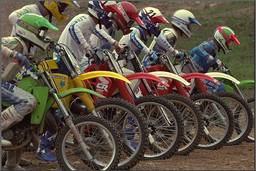
#> input picture hw3/source/01_kodim05.png, 256 x 171 px, shrunk from 768 x 512 before the run, found by its file name; its folder holds 3 pictures in this run
$ python 'color transfer-to-result.py'
#> lines starting #> are read from the running program, lines starting #| are printed output that depends on the picture; pictures that were not available may be replaced by others from this repository, and a replacement may not be noted
from re import X
import cv2
import numpy as np
import csv
print("hi")


def sol(source,target,textnum):
#> called with source = '_kodim05', target = '_kodim06', textnum = '01'
    print(source,target)
    sortar=[source,target]
    source_img = cv2.imread(".\\source\\"+textnum+source+".png")
#> source_img is the input picture: shape (171, 256, 3); mean B, G, R 67.6, 81, 91.5
    print(len(source_img))
#| 171
    print(len(source_img[0]))
#| 256
    #question1
    sr_channel=[]
    sb_channel=[]
    sg_channel=[]
    for i in range(len(source_img)):
        for j in range(len(source_img[0])):
            sb_channel.append(source_img[i][j][0])
            sg_channel.append(source_img[i][j][1])
            sr_channel.append(source_img[i][j][2])
#> after the loop, sb_channel = 43776 items; sg_channel = 43776 items; sr_channel = 43776 items

    sbmean=np.around(np.mean(sb_channel),2)
#> sbmean = 67.56
    sgmean=np.around(np.mean(sg_channel),2)
#> sgmean = 81.02
    srmean=np.around(np.mean(sr_channel),2)
#> srmean = 91.52
    sbstd=np.around(np.std(sb_channel),2)
#> sbstd = 41.25
    sgstd=np.around(np.std(sg_channel),2)
#> sgstd = 47.92
    srstd=np.around(np.std(sr_channel),2)
#> srstd = 45.64
    print(sbmean,sgmean,srmean,sbstd,sgstd,srstd)
#| 67.56 81.02 91.52 41.25 47.92 45.64
    #source finish

    #target
    target_img = cv2.imread(".\\target\\"+textnum+target+".png")
    print(len(target_img))
#| 171
    print(len(target_img[0]))
#| 256
    tr_channel=[]
    tb_channel=[]
    tg_channel=[]
    for i in range(len(target_img)):
        for j in range(len(target_img[0])):
            tb_channel.append(target_img[i][j][0])
            tg_channel.append(target_img[i][j][1])
            tr_channel.append(target_img[i][j][2])
#> after the loop, tb_channel = 43776 items; tg_channel = 43776 items; tr_channel = 43776 items

    tbmean=np.around(np.mean(tb_channel),2)
#> tbmean = 67.56
    tgmean=np.around(np.mean(tg_channel),2)
#> tgmean = 81.02
    trmean=np.around(np.mean(tr_channel),2)
#> trmean = 91.52
    tbstd=np.around(np.std(tb_channel),2)
#> tbstd = 41.25
    tgstd=np.around(np.std(tg_channel),2)
#> tgstd = 47.92
    trstd=np.around(np.std(tr_channel),2)
#> trstd = 45.64
    print(tbmean,tgmean,trmean,tbstd,tgstd,trstd)
#| 67.56 81.02 91.52 41.25 47.92 45.64
    f = open(".\\sideinfodeci\\"+textnum+source+target+".txt", 'w')
    f.write(str(srmean)+"\n")
    f.write(str(sgmean)+"\n")
    f.write(str(sbmean)+"\n")
    f.write(str(srstd)+"\n")
    f.write(str(sgstd)+"\n")
    f.write(str(sbstd)+"\n")
    f.write(str(trmean)+"\n")
    f.write(str(tgmean)+"\n")
    f.write(str(tbmean)+"\n")
    f.write(str(trstd)+"\n")
    f.write(str(tgstd)+"\n")
    f.write(str(tbstd)+"\n")
    f.close

    #step two
    result=[]
    for i in range(len(source_img)):
        result.append([])
        for j in range(len(source_img[0])):
            result[i].append([])
            result[i][j].append(((tbstd/sbstd)*(source_img[i][j][0]-sbmean))+tbmean)
            result[i][j].append(((tgstd/sgstd)*(source_img[i][j][1]-sgmean))+tgmean)
            result[i][j].append(((trstd/srstd)*(source_img[i][j][2]-srmean))+trmean)
#> after the loop, result = 171 items

    #print(len(result))
    for i in range(len(result)):
        for j in range(len(result[0])):
            result[i][j][0]=np.around(result[i][j][0])
            if result[i][j][0]>255:
                result[i][j][0]=255
            elif result[i][j][0]<0:
                result[i][j][0]=0
                #print("blue error")
            result[i][j][1]=np.around(result[i][j][1])
            if result[i][j][1]>255:
                result[i][j][1]=255
            elif result[i][j][1]<0:
                result[i][j][1]=0
                #print("green error")
            result[i][j][2]=np.around(result[i][j][2])
            if result[i][j][2]>255:
                result[i][j][2]=255
            elif result[i][j][2]<0:
                result[i][j][2]=0
                #print("red error")
    result_img=np.array(result)
    cv2.imwrite(".\\coltra\\"+textnum+source+target+".png",result_img)
    print(len(result_img))
#| 171
    print(len(result_img[0]))
#| 256
    rr_channel=[]
    rb_channel=[]
    rg_channel=[]
    for i in range(len(result_img)):
        for j in range(len(result_img[0])):
            rb_channel.append(result_img[i][j][0])
            rg_channel.append(result_img[i][j][1])
            rr_channel.append(result_img[i][j][2])
#> after the loop, rb_channel = 43776 items; rg_channel = 43776 items; rr_channel = 43776 items

    rbmean=np.around(np.mean(rb_channel),2)
#> rbmean = 67.56
    rgmean=np.around(np.mean(rg_channel),2)
#> rgmean = 81.02
    rrmean=np.around(np.mean(rr_channel),2)
#> rrmean = 91.52
    rbstd=np.around(np.std(rb_channel),2)
#> rbstd = 41.25
    rgstd=np.around(np.std(rg_channel),2)
#> rgstd = 47.92
    rrstd=np.around(np.std(rr_channel),2)
#> rrstd = 45.64
    print(rbmean,rgmean,rrmean,rbstd,rgstd,rrstd)
#| 67.56 81.02 91.52 41.25 47.92 45.64


    #step3 print mean&standard
    """with open(textnum+source+"-mean-std.csv",'w',newline='',encoding='utf-8_sig') as csvfile:
        writer = csv.writer(csvfile)
        writer.writerow([srmean, sgmean, sbmean])
        writer.writerow([srstd, sgstd,sbstd])
    with open(textnum+target+"-mean-std.csv",'w',newline='',encoding='utf-8_sig') as csvfile:
        writer = csv.writer(csvfile)
        writer.writerow([trmean, tgmean, tbmean])
        writer.writerow([trstd, tgstd,tbstd])
    with open(textnum+source+target+"-mean-std.csv",'w',newline='',encoding='utf-8_sig') as csvfile:
        writer = csv.writer(csvfile)
        writer.writerow([rrmean, rgmean, rbmean])
        writer.writerow([rrstd, rgstd,rbstd])
    """
    """
    #histogram
    for i in range(3):

        if i==0:
            #source
            print(textnum+"_source")
            b_channel=sb_channel
            g_channel=sg_channel
            r_channel=sr_channel
            cname=textnum+source
        elif i==1:
            #target
            print(textnum+"_target")
            b_channel=tb_channel
            g_channel=tg_channel
            r_channel=tr_channel
            cname=textnum+target
        else:
            print(textnum+"_result")
            #target
            b_channel=rb_channel
            g_channel=rg_channel
            r_channel=rr_channel
            cname=textnum+source+target
        bnp=np.array(b_channel)
        gnp=np.array(g_channel)
        rnp=np.array(r_channel)
        bhis=[[]for x in range(256)]
        ghis=[[]for x in range(256)]
        rhis=[[]for x in range(256)]
        for i in range(256):
            bhis[i].append(np.count_nonzero(bnp==i))
            ghis[i].append(np.count_nonzero(gnp==i))
            rhis[i].append(np.count_nonzero(rnp==i))
        with open(cname+"-his.csv",'w',newline='',encoding='utf-8_sig') as csvfile:
            writer = csv.writer(csvfile)
            for i in range(256):
                writer.writerow([rhis[i][0], ghis[i][0], bhis[i][0]])
        """
if __name__ == "__main__":
    sol("_kodim05","_kodim06","01")
    sol("_kodim07","_kodim08","02")
#> call 2 of sol, with source = '_kodim07', target = '_kodim08', textnum = '02'
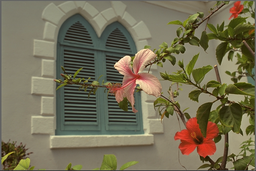
#> input picture hw3/source/02_kodim07.png, 256 x 171 px, shrunk from 768 x 512 before the run, found by its file name
#> in sol, source_img is the input picture: shape (171, 256, 3); mean B, G, R 85.4, 110.8, 117.6
#| 171
#| 256
#> in sol (call 2), `sbmean=np.around(np.mean(sb_channel),2)`: sbmean = 85.42
#> in sol (call 2), `sgmean=np.around(np.mean(sg_channel),2)`: sgmean = 110.8
#> in sol (call 2), `srmean=np.around(np.mean(sr_channel),2)`: srmean = 117.6
#> in sol (call 2), `sbstd=np.around(np.std(sb_channel),2)`: sbstd = 38.24
#> in sol (call 2), `sgstd=np.around(np.std(sg_channel),2)`: sgstd = 36.47
#> in sol (call 2), `srstd=np.around(np.std(sr_channel),2)`: srstd = 40.04
#| 85.42 110.77 117.61 38.24 36.47 40.04
#| 171
#| 256
#> in sol (call 2), `tbmean=np.around(np.mean(tb_channel),2)`: tbmean = 85.42
#> in sol (call 2), `tgmean=np.around(np.mean(tg_channel),2)`: tgmean = 110.8
#> in sol (call 2), `trmean=np.around(np.mean(tr_channel),2)`: trmean = 117.6
#> in sol (call 2), `tbstd=np.around(np.std(tb_channel),2)`: tbstd = 38.24
#> in sol (call 2), `tgstd=np.around(np.std(tg_channel),2)`: tgstd = 36.47
#> in sol (call 2), `trstd=np.around(np.std(tr_channel),2)`: trstd = 40.04
#| 85.42 110.77 117.61 38.24 36.47 40.04
#| 171
#| 256
#> in sol (call 2), `rbmean=np.around(np.mean(rb_channel),2)`: rbmean = 85.42
#> in sol (call 2), `rgmean=np.around(np.mean(rg_channel),2)`: rgmean = 110.8
#> in sol (call 2), `rrmean=np.around(np.mean(rr_channel),2)`: rrmean = 117.6
#> in sol (call 2), `rbstd=np.around(np.std(rb_channel),2)`: rbstd = 38.24
#> in sol (call 2), `rgstd=np.around(np.std(rg_channel),2)`: rgstd = 36.47
#> in sol (call 2), `rrstd=np.around(np.std(rr_channel),2)`: rrstd = 40.04
#| 85.42 110.77 117.61 38.24 36.47 40.04
    sol("_kodim09","_kodim10","03")
#> call 3 of sol, with source = '_kodim09', target = '_kodim10', textnum = '03'
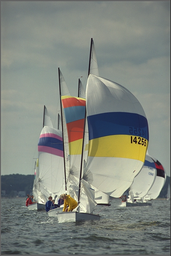
#> input picture hw3/source/03_kodim09.png, 171 x 256 px, shrunk from 512 x 768 before the run, found by its file name
#> in sol, source_img is the input picture: shape (256, 171, 3); mean B, G, R 126, 134.4, 129.3
#| 256
#| 171
#> in sol (call 3), `sbmean=np.around(np.mean(sb_channel),2)`: sbmean = 126
#> in sol (call 3), `sgmean=np.around(np.mean(sg_channel),2)`: sgmean = 134.4
#> in sol (call 3), `srmean=np.around(np.mean(sr_channel),2)`: srmean = 129.3
#> in sol (call 3), `sbstd=np.around(np.std(sb_channel),2)`: sbstd = 31.8
#> in sol (call 3), `sgstd=np.around(np.std(sg_channel),2)`: sgstd = 38.16
#> in sol (call 3), `srstd=np.around(np.std(sr_channel),2)`: srstd = 39.36
#| 126.05 134.41 129.29 31.8 38.16 39.36
#| 171
#| 256
#| 85.42 110.77 117.61 38.24 36.47 40.04
#> after the loop in sol (call 3), `for i in range(len(source_img)):`: result = 256 items
#> in sol (call 3), `result_img=np.array(result)`:
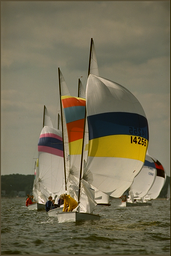
#> result_img: shape (256, 171, 3) float64; mean of channels 0, 1, 2 85.7, 110.8, 117.6; drawn as B, G, R
#| 256
#| 171
#> in sol (call 3), `rbmean=np.around(np.mean(rb_channel),2)`: rbmean = 85.7
#> in sol (call 3), `rbstd=np.around(np.std(rb_channel),2)`: rbstd = 37.47
#> in sol (call 3), `rgstd=np.around(np.std(rg_channel),2)`: rgstd = 36.46
#> in sol (call 3), `rrstd=np.around(np.std(rr_channel),2)`: rrstd = 40.03
#| 85.7 110.77 117.62 37.47 36.46 40.03
